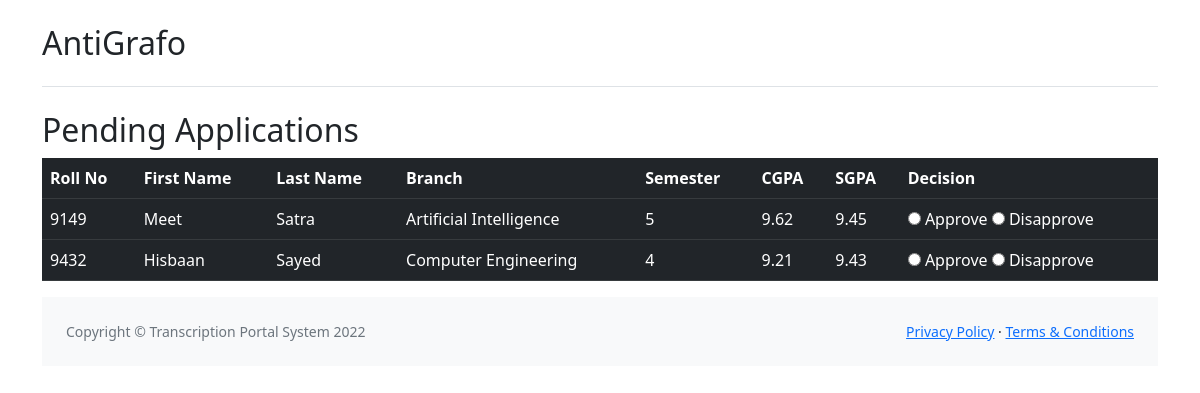
The page /transcript_page/tpo_index.php on the database its author committed.
### tables this page shows
CREATE TABLE `application_form` (
  `roll_no` int(5) NOT NULL,
  `f_name` varchar(100) NOT NULL,
  `l_name` varchar(100) NOT NULL,
  `branch` varchar(100) NOT NULL,
  `semester` int(2) NOT NULL,
  `cgpa` float NOT NULL,
  `sgpa` float NOT NULL
);

### transcript_page/tpo_index.php (the view, shortened to what this page needs)
<?php
include 'database_connection.php';
include 'header.php';
?>
<h2>Pending Applications</h2>
<table class="table table-dark">
    <tr>
        <th>Roll No</th>
        <th>First Name</th>
        <th>Last Name</th>
        <th>Branch</th>
        <th>Semester</th>
        <th>CGPA</th>
        <th>SGPA</th>
        <th colspan="2">Decision</th>
    </tr>
    <?php
    $query = "
    SELECT roll_no, f_name, l_name, branch, semester, cgpa, sgpa
    FROM application_form";
    $result = $connect->query($query);
    if($result-> rowCount()>0)
    {
        while($row = $result->fetch(PDO::FETCH_ASSOC)){
            echo "<tr><td>".$row["roll_no"]."</td><td>".$row["f_name"]."</td><td>".$row["l_name"]."</td><td>".$row["branch"]."</td><td>".$row["semester"]."</td><td>".$row["cgpa"]."</td><td>".$row["sgpa"]."</td><td> <input type=radio> Approve <input type=radio> Disapprove </td></tr>";
        }
        echo "</table>";
    }
    else{
        echo "No Applications Remaining";
    }
    ?>
<?php
include 'footer.php';
?>

### transcript_page/header.php (shortened to what this page needs)
<!doctype html>
<html lang="en">
    <head>
        <link href="asset/css/simple-datatables-style.css" rel="stylesheet" />
        <link href="asset/css/styles.css" rel="stylesheet" />
    </head>
    <body>
    	<main>
    		<div class="container py-4">
    			<header class="pb-3 mb-4 border-bottom">
                    <div class="row">
                        <a href="index.php" class="d-flex align-items-center text-dark text-decoration-none">
                            <span class="fs-4"><h2>AntiGrafo</span>
                        </a>
                    </div>
    			</header>

### transcript_page/footer.php (shortened to what this page needs)
                <footer class="py-4 bg-light mt-auto">
                    <div class="container-fluid px-4">
                        <div class="d-flex align-items-center justify-content-between small">
                            <div class="text-muted">Copyright &copy; Transcription Portal System <?php echo date('Y'); ?></div>
                            <div>
                                <a href="#">Privacy Policy</a>
                                &middot;
                                <a href="#">Terms &amp; Conditions</a>
                            </div>
                        </div>
                    </div>
                </footer>
            </div>
        </main>
    </body>
</html>

### rows shown on the page
application_form: roll_no "9149", f_name "Meet", l_name "Satra", branch "Artificial Intelligence", semester "5", cgpa "9.62", sgpa "9.45"
application_form: roll_no "9432", f_name "Hisbaan", l_name "Sayed", branch "Computer Engineering", semester "4", cgpa "9.21", sgpa "9.43"
